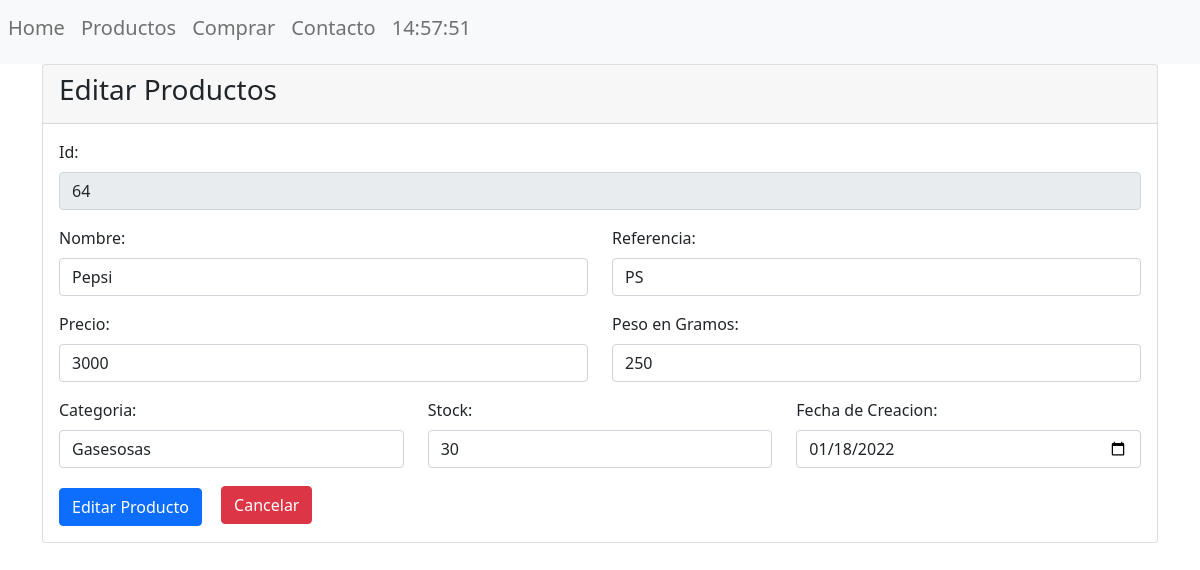
/?controller=products&accion=editar&id=64, run on the app's committed database.
### tables this page shows
CREATE TABLE `productos` (
  `PD_Id` int(11) NOT NULL,
  `PD_Nombre` varchar(255) NOT NULL,
  `PD_Referencia` varchar(255) NOT NULL,
  `PD_Precio` int(11) NOT NULL,
  `PD_Peso` int(11) NOT NULL,
  `PD_Stock` int(11) NOT NULL,
  `categoria` int(11) NOT NULL,
  `PD_Fecha_Creacion` date NOT NULL
);

### controllers/controller_products.php (called while the page is built, shortened)
<?php
include_once("models/product.php");
class ControllerProducts{
    public function editar(){
            $id=$_GET['id'];
            $product=Product::search($id);
            include_once("views/products/editar.php");
    }
}
?>

### ruteador.php (called while the page is built, shortened)
<?php
$controller= new $objController();
$controller->$accion();
?>

### index.php (called while the page is built, shortened)
<?php
require_once("views/template.php");
?>

### models/product.php (called while the page is built, shortened)
<?php
class Product{
    public function __construct($PD_Id,$PD_Nombre,$PD_Referencia,$PD_Precio,$PD_Peso,$categoria,$PD_Stock,$PD_Fecha_Creacion,$CT_Nombre){
        $this->PD_Id=$PD_Id;
        $this->PD_Nombre=$PD_Nombre;
        $this->PD_Referencia=$PD_Referencia;
        $this->PD_Precio=$PD_Precio;
        $this->PD_Peso=$PD_Peso;
        $this->categoria=$categoria;
        $this->PD_Stock=$PD_Stock;
        $this->PD_Fecha_Creacion=$PD_Fecha_Creacion;
    }
    public static function search($PD_Id){
        $conexionBD=BD::crearInstancia();
        $sql=$conexionBD->prepare("SELECT `PD_Id`, `PD_Nombre`, `PD_Referencia`, `PD_Precio`, `PD_Peso`, `PD_Stock`, `categoria`, productos.PD_Fecha_Creacion, categoria.CT_Nombre
        FROM `productos`
        INNER JOIN categoria on categoria.CT_Id = productos.categoria WHERE PD_Id=?");
        $sql->execute(array($PD_Id));
        $product=$sql->fetch();
        return new Product($product['PD_Id'],$product['PD_Nombre'],$product['PD_Referencia'],
        $product['PD_Precio'],$product['PD_Peso'],$product['categoria'],$product['PD_Stock'],
        $product['PD_Fecha_Creacion'],$product['CT_Nombre']);
    }
}
?>

### views/products/editar.php (the view, shortened to what this page needs)
<div class="card">
  <div class="card-header">
    <h3>Editar Productos</h3>
  </div>
  <div class="card-body">
    <form action="" method="post">
      <div class="mb-3">
        <label for="id" class="form-label">Id:</label>
        <input readonly type="text" class="form-control" value="<?php echo $product->PD_Id; ?>" name="id" id="id" aria-describedby="helpId" placeholder="Id producto">
      </div>
      <div class="row mb-3">
        <div class="col">
          <label for="nombre" class="form-label">Nombre:</label>
          <input required type="text" class="form-control" value="<?php echo $product->PD_Nombre; ?>" name="nombre" id="nombre" aria-describedby="helpId" placeholder="Ingrese nombre del producto">
        </div>
        <div class="col">
          <label for="referencia" class="form-label">Referencia:</label>
          <input required type="text" class="form-control" value="<?php echo $product->PD_Referencia; ?>" name="referencia" id="referencia" aria-describedby="helpId" placeholder="Ingrese referencia del producto">
        </div>
      </div>
      <div class="row mb-3">
        <div class="col">
          <label for="precio" class="form-label">Precio:</label>
          <input required type="number" class="form-control" min="1000" value="<?php echo $product->PD_Precio; ?>" name="precio" id="precio" aria-describedby="helpId" placeholder="Ingrese el Precio">
        </div>
        <div class="col">
          <label for="peso" class="form-label">Peso en Gramos:</label>
          <input required type="number" class="form-control" min="100" value="<?php echo $product->PD_Peso; ?>" name="peso" id="peso" aria-describedby="helpId" placeholder="Ingrese el peso del producto">
        </div>
      </div>
      <div class="row">
        <div class="col-md-4 mb-3">
          <label for="categoria" class="form-label">Categoria:</label>
          <?php
          $conexionBD = BD::crearInstancia();
          $sql = $conexionBD->query("SELECT * FROM categoria"); ?>
          <select required size="1" class="form-control" name="categoria" id="categoria">
            <?php foreach ($sql->fetchAll() as $categoria) {
              if ($categoria['CT_Id'] === $product->categoria)
              {?>
                <option selected="selected" value="<?php echo $categoria['CT_Id']; ?>"><?php echo $categoria['CT_Nombre'] ?></option><?php
              } else { ?>
                <option value="<?php echo $categoria['CT_Id']; ?>"><?php echo $categoria['CT_Nombre'] ?></option><?php
              }
            } ?>
          </select>
        </div>
        <div class="col-md-4 mb-3">
          <label for="stock" class="form-label">Stock:</label>
          <input required type="number" class="form-control" min="1" value="<?php echo $product->PD_Stock; ?>" name="stock" id="stock" aria-describedby="helpId" placeholder="Ingrese el stock">
        </div>
        <div class="col-md-4 mb-3">
          <label for="fecha_creacion" class="form-label">Fecha de Creacion:</label>
          <input required type="date" class="form-control" value="<?php echo $product->PD_Fecha_Creacion; ?>" name="fecha_creacion" id="fecha_creacion" aria-describedby="helpId" placeholder="Fecha de creacion">
        </div>
      </div>
      <input name="" id="" class="btn btn-primary width-100 mt-1" type="submit" value="Editar Producto">
      <a href="?controller=products&accion=inicio" style="margin-left: 15px" class="btn btn-danger">Cancelar</a>
    </form>
  </div>
</div>

### data on the page
productos: id "64", nombre "Pepsi", referencia "PS", precio "3000", peso "250", stock "30", fecha_creacion "01/18/2022"

### other printed values
form field categoria "Gasesosas"
